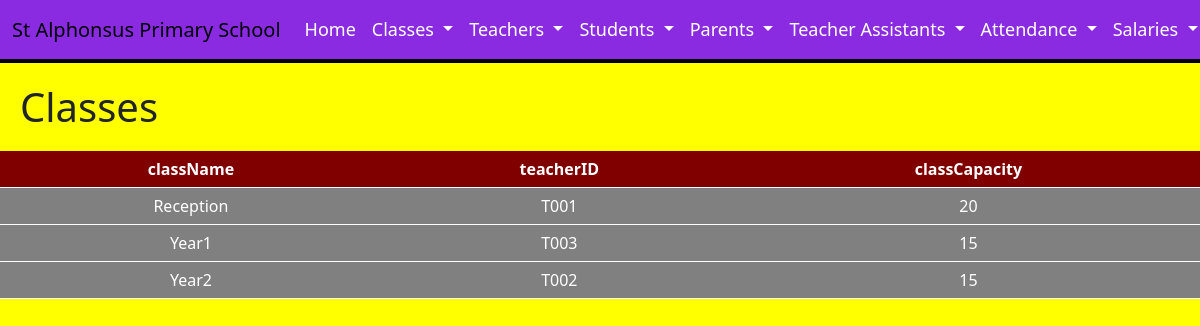
Before: /DigitalWebsite/ViewClassHTML.php with the older database file.
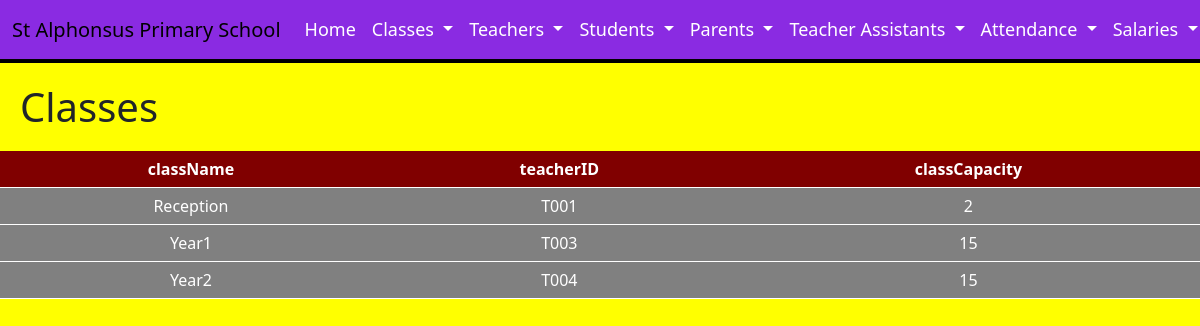
After: the same page with the newer database file.
### tables this page shows
CREATE TABLE `classes` (
  `className` varchar(50) NOT NULL,
  `teacherID` varchar(50) DEFAULT NULL,
  `classCapacity` int(11) DEFAULT NULL
);

### DigitalWebsite/ViewClass.php (the view, shortened to what this page needs)
<?php
$servername = "127.0.0.1";
$username = "root";
$password = "";
$database = "school";
$conn = new mysqli($servername, $username, $password, $database);
   $query = "SELECT className, teacherID, classCapacity FROM classes";
   $result = mysqli_query($conn, $query);
   while ($row = mysqli_fetch_assoc($result)) {
       echo "<tr>";
       echo "<td>" . $row['className'] . "</td>";
       echo "<td>" . $row['teacherID'] . "</td>";
       echo "<td>" . $row['classCapacity'] . "</td>";
       echo "</tr>";
   }
?>

Changed rows visible on the page:
changed classes "Reception": classCapacity "20" → "2"
changed classes "Year2": teacherID "T002" → "T004"
